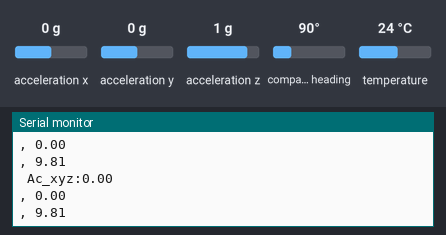
Bench run of a sketch on a simulated ESP32. Shown: the last lines printed to the serial monitor. The test bench sets the inputs (shaded band); at power-on: acceleration x 0 g, acceleration y 0 g, acceleration z 1 g, compass heading 90°, temperature 24 °C.

Above: at 11.2 s.
11.3 s: acceleration x set to -1.4 g
At 12.4 s:
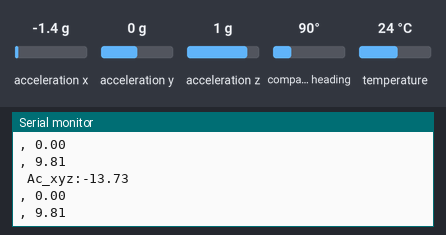
12.8 s: acceleration y set to -1.4 g
At 13.7 s:
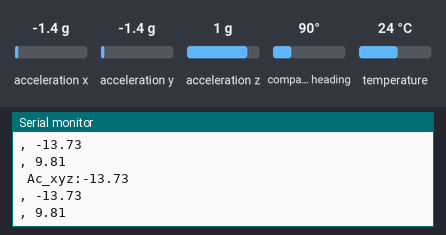
14.3 s: acceleration z set to -0.8 g
At 15.4 s:
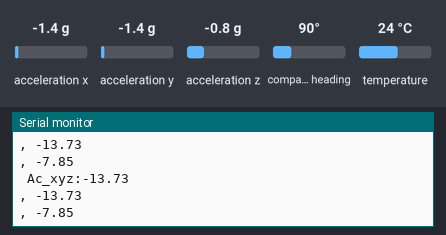
Timing chart, 0 to 17.3 s (numbered marks = the images above; inputs shaded):
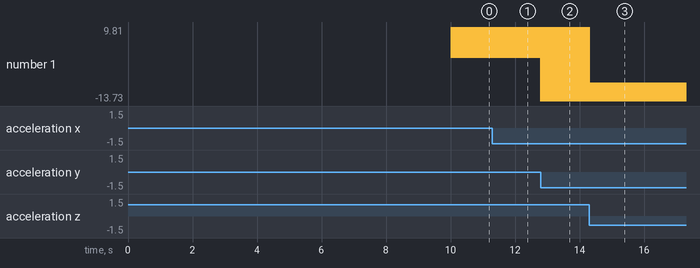

Measured:
- after the input at 11.3 s, the serial monitor: prints a new line at once (image 1)
- after the input at 12.8 s, the serial monitor: prints a new line at once (image 2)
- after the input at 14.3 s, the serial monitor: prints a new line at once (image 3)
- plotted number 1: 9.81 → -7.85 after the input at 14.3 s

The sketch:

BNO_BBM.ino
```cpp
#include <Wire.h>
#include <Adafruit_BNO055.h>
#include <Ticker.h>
Ticker bno055ticker; //タイマー割り込み用のインスタンス
#define BNO055interval 10 //何ms間隔でデータを取得するか

//Adafruit_BNO055 bno = Adafruit_BNO055(55, 0x28, &Wire); //ICSの名前, デフォルトアドレス, 謎
Adafruit_BNO055 bno = Adafruit_BNO055(55, 0x28);

void setup(void)
{
  pinMode(4, INPUT_PULLUP); //SDA 21番ピンのプルアップ(念のため)
  pinMode(5, INPUT_PULLUP); //SDA 22番ピンのプルアップ(念のため)

  Serial.begin(115200);
  Serial.println("Orientation Sensor Raw Data Test"); Serial.println("");

  if (!bno.begin()) // センサの初期化
  {
    Serial.print("Ooops, no BNO055 detected ... Check your wiring or I2C ADDR!");
    while (1);
  }

  delay(10000);

  /* Display the current temperature */
  int8_t temp = bno.getTemp();
  Serial.print("Current Temperature: ");
  Serial.print(temp);
  Serial.println(" C");
  Serial.println("");

  bno.setExtCrystalUse(false);

  Serial.println("Calibration status values: 0=uncalibrated, 3=fully calibrated");
  bno055ticker.attach_ms(BNO055interval, get_bno055_data);
}

void get_bno055_data(void)
{
  // Possible vector values can be:
  // - VECTOR_ACCELEROMETER - m/s^2
  // - VECTOR_MAGNETOMETER  - uT
  // - VECTOR_GYROSCOPE     - rad/s
  // - VECTOR_EULER         - degrees
  // - VECTOR_LINEARACCEL   - m/s^2
  // - VECTOR_GRAVITY       - m/s^2
  /*

  // キャリブレーションのステータスの取得と表示
  uint8_t system, gyro, accel, mag = 0;
  bno.getCalibration(&system, &gyro, &accel, &mag);
  Serial.print("CALIB Sys:");
  Serial.print(system, DEC);
  Serial.print(", Gy");
  Serial.print(gyro, DEC);
  Serial.print(", Ac");
  Serial.print(accel, DEC);
  Serial.print(", Mg");
  Serial.print(mag, DEC);


  // ジャイロセンサ値の取得と表示

  imu::Vector<3> gyroscope = bno.getVector(Adafruit_BNO055::VECTOR_GYROSCOPE);
  Serial.print("   Gy_xyz:");
  Serial.print(gyroscope.x());
  Serial.print(", ");
  Serial.print(gyroscope.y());
  Serial.print(", ");
  Serial.print(gyroscope.z());
  /*


 //加速度センサ値の取得と表示
 */
  imu::Vector<3> accelermetor = bno.getVector(Adafruit_BNO055::VECTOR_ACCELEROMETER);
  Serial.print(" Ac_xyz:");
  Serial.println(accelermetor.x());
  Serial.print(", ");
  Serial.println(accelermetor.y());
  Serial.print(", ");
  Serial.println(accelermetor.z());

  /*


  /磁力センサ値の取得と表示
  imu::Vector<3> magnetmetor = bno.getVector(Adafruit_BNO055::VECTOR_MAGNETOMETER);
  Serial.print(" 　Mg_xyz:");
  Serial.print(magnetmetor .x());
  Serial.print(", ");
  Serial.print(magnetmetor .y());
  Serial.print(", ");
  Serial.print(magnetmetor .z());


  // センサフュージョンによる方向推定値の取得と表示
  imu::Vector<3> euler = bno.getVector(Adafruit_BNO055::VECTOR_EULER);
  Serial.print("   DIR_xyz:");
  Serial.print(euler.x());
  Serial.print(", ");
  Serial.print(euler.y());
  Serial.print(", ");
  Serial.print(euler.z());


    // センサフュージョンの方向推定値のクオータニオン
  imu::Quaternion quat = bno.getQuat();
  Serial.print("qW: ");
  Serial.print(quat.w(), 4);
  Serial.print(" qX: ");
  Serial.print(quat.x(), 4);
  Serial.print(" qY: ");
  Serial.print(quat.y(), 4);
  Serial.print(" qZ: ");
  Serial.print(quat.z(), 4);
  Serial.print("\t\t");


 // オイラ角取得

  imu::Quaternion quat = bno.getQuat();

  double w = quat.w();
  double x = quat.x();
  double y = quat.y();
  double z = quat.z();

  // ロール (x軸の回転)
  double t0 = +2.0 * (w * x + y * z);
  double t1 = +1.0 - 2.0 * (x * x + y * y);
  double roll = atan2(t0, t1);

  // ピッチ (y軸の回転)
  double t2 = +2.0 * (w * y - z * x);
  double pitch = asin(t2);

  // ヨー (z軸の回転)
  double t3 = +2.0 * (w * z + x * y);
  double t4 = +1.0 - 2.0 * (y * y + z * z);
  double yaw = atan2(t3, t4);

  double rolls = roll * 57.2957795131;   // ラジアンから度に変換
  double pitchs = pitch * 57.2957795131;  // ラジアンから度に変換
  double yaws = yaw * 57.2957795131;   // ラジアンから度に変換

  Serial.print("rolls:");
  Serial.println(rolls);
  Serial.print("pitchs:");
  Serial.println(pitchs);
  Serial.print("yaws:");
  Serial.println(yaws);


  Serial.println();
*/
}


void loop(){

}
```
